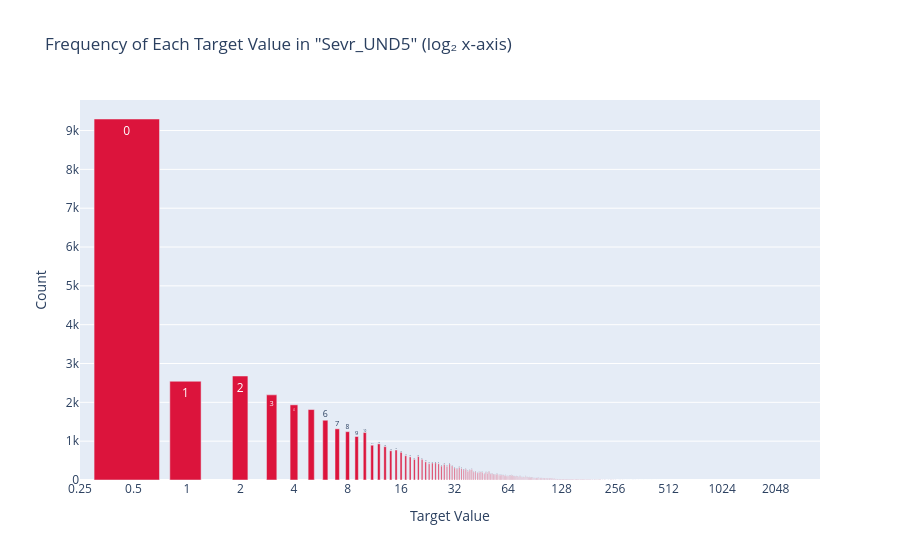

Notebook cell for this chart:
### Code cell
plot_log2_frequency(dataset, 'Sevr_UND5')

### Figure 1 — Plotly figure (JSON) as saved in the notebook; plotly's stock layout.template omitted (floating-point values rounded to 4 significant figures; data arrays with more than 128 entries replaced by an {"elided": "..."} marker saying what was removed)
{"data": [{"hovertemplate": "Value: %{text}<br>Count: %{y}<extra></extra>", "marker": {"color": "crimson"}, "text": {"elided": "366 str values"}, "type": "bar", "x": {"elided": "366 float values"}, "y": {"elided": "366 int values"}}], "layout": {"title": {"text": "Frequency of Each Target Value in \"Sevr_UND5\" (log₂ x-axis)"}, "xaxis": {"dtick": 0.301, "title": {"text": "Target Value"}, "type": "log"}, "yaxis": {"title": {"text": "Count"}}}}
